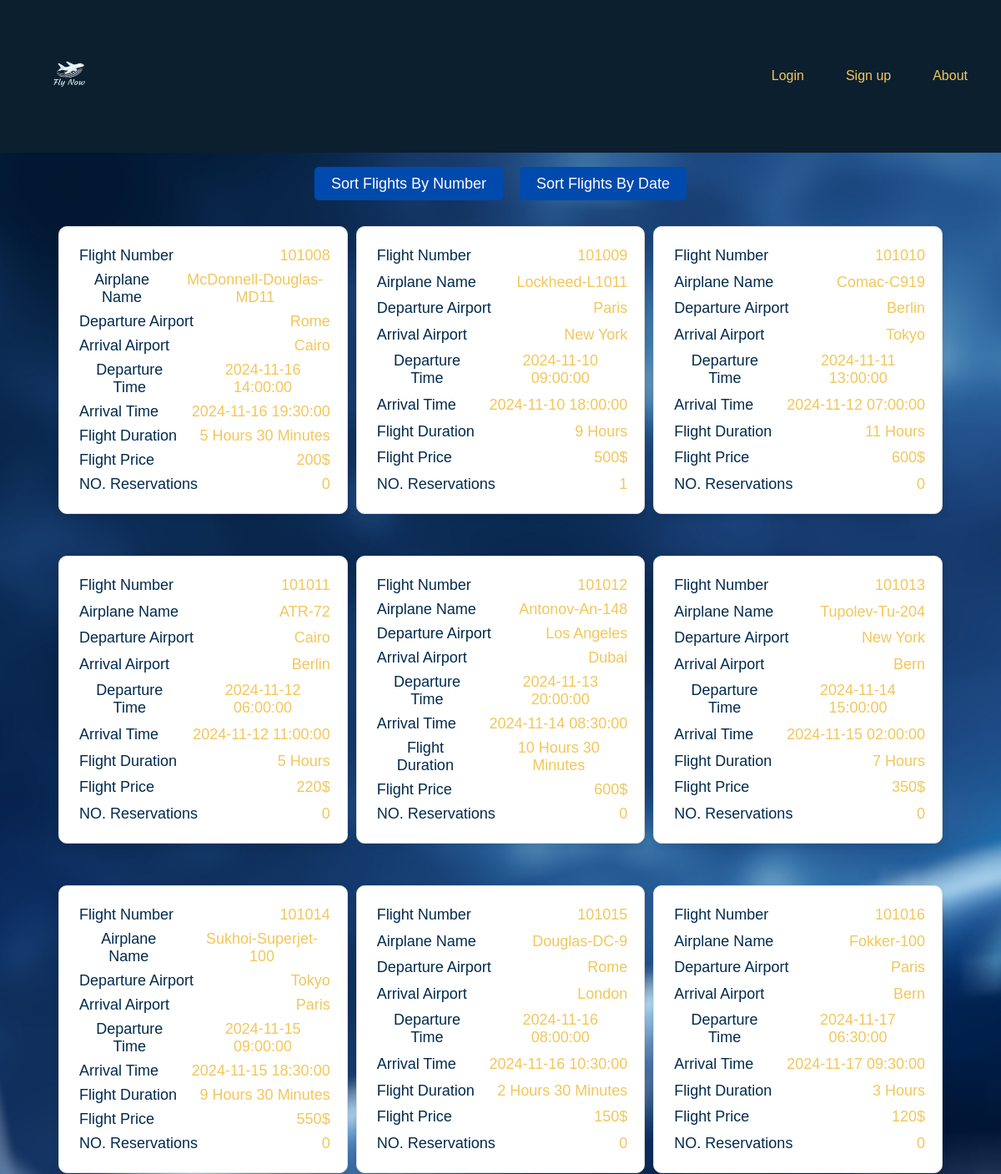
Before: / (upper part) with the older database file.
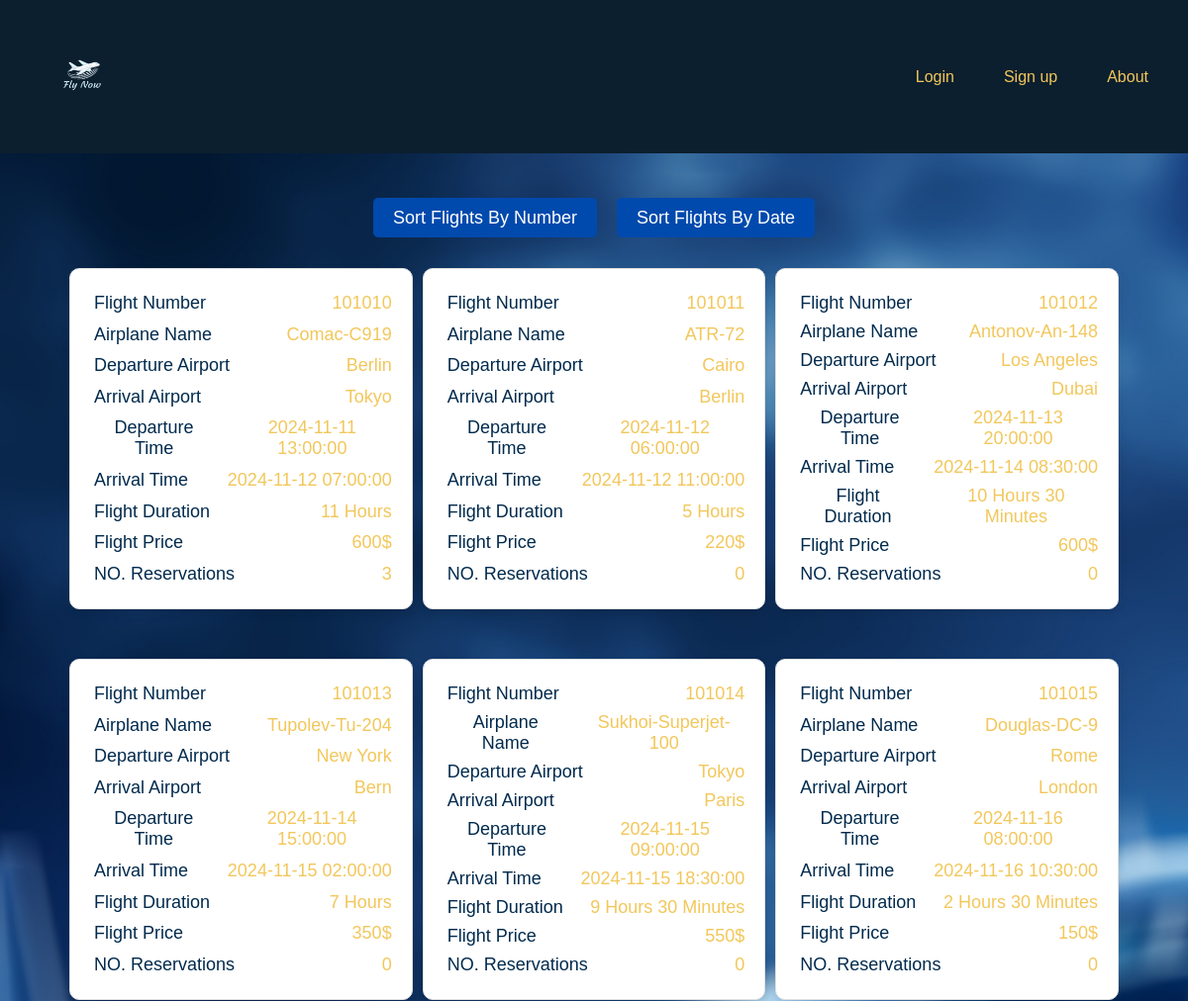
After: the same page with the newer database file.
### models/flight.py (models this page shows, shortened)
class Flight(db.Model):
    __tablename__ = 'flights'
    id = db.Column(db.Integer, primary_key=True)
    flight_number = db.Column(db.Integer, unique=True)
    airplane_name = db.Column(db.String)
    departure_airport = db.Column(db.String)
    arrival_airport = db.Column(db.String)
    departure_time = db.Column(db.DateTime)
    arrival_time = db.Column(db.DateTime)
    flight_duration = db.Column(db.String)
    flight_capacity = db.Column(db.Integer)
    flight_price = db.Column(db.Integer)
    @property
    def is_old_flight(self):
        return self.departure_time < datetime.now()
    def get_all_flights(user_type, type=None):
        try:
            flights = Flight.query.all()
            if user_type == 1:
                filtered_flights = [flight for flight in flights if not flight.is_old_flight and flight.flight_capacity < 853]
            elif user_type == 2:
                filtered_flights = flights
            else:
                filtered_flights = [flight for flight in flights if not flight.is_old_flight and flight.flight_capacity < 853]
            if type=='1':
                filtered_flights = sorted(filtered_flights, key=lambda flight: flight.flight_number)
            elif type=='2':
                filtered_flights = sorted(filtered_flights, key=lambda flight: flight.departure_time)
            return filtered_flights
        except Exception as e:
            return None

### app.py (the view)
@app.route("/")
def homepage():
    with app.app_context():
        db.create_all()
        if session:
            user_type = session['user_type']
        else:
            user_type = '1'
        all_flights = Flight.get_all_flights(user_type)
        return render_template('home.html', flights=all_flights, search=False)

### templates/Home.html (shortened to what this page needs)
<!DOCTYPE html>
<html lang="en">
  <head>
    <link rel="stylesheet" href="static/styles.css" />
    <link rel="stylesheet" href="static/navbarstyles.css" />
    <link rel="stylesheet" href="https://cdnjs.cloudflare.com/ajax/libs/font-awesome/6.0.0-beta3/css/all.min.css">
  </head>
  <body>
    <div id="nav-bar">
      <img src="static/logo.png" width="120px" alt="fly now" />
      <div>
        <a id="login-tag" class="visible-tag nav-a" href="login">Login</a>
        <a id="signup-tag" class="visible-tag nav-a" href="signup">Sign up</a>
        <a id="about-tag" class=" nav-a" href="about">About</a>
      </div>
    </div>
    <header>
      <h1 id='home-header'>Travel, Discover the world !</h1>
      <form action="/search" method="get">
        <button type="submit" class="search-button">
        </button>
      </form>
    </header>
    <div id='sort-div'>
      <div class="Sort-button">
        <a href="sort?type=1">Sort Flights By Number</a>
      </div>
      <div class="Sort-button">
        <a href="sort?type=2">Sort Flights By Date</a>
      </div>
    </div>
      {% if flights %}
      <div id='content'>
        {% for flight in flights %}
          <div class="flight-card {% if flight.is_old_flight %}old-flight{% endif %}">
            <div class="flight-card-content">
              <p>Flight Number</p>
              <span class="flight-number">{{ flight.flight_number }}</span>
            </div>
            <div class="flight-card-content">
              <p>Airplane Name</p>
              <span>{{ flight.airplane_name }}</span>
            </div>
            <div class="flight-card-content">
              <p>Departure Airport</p>
              <span>{{ flight.departure_airport }}</span>
            </div>
            <div class="flight-card-content">
              <p>Arrival Airport</p>
              <span>{{ flight.arrival_airport }}</span>
            </div>
            <div class="flight-card-content">
              <p>Departure Time</p>
              <span>{{ flight.departure_time }}</span>
            </div>
            <div class="flight-card-content">
              <p>Arrival Time</p>
              <span>{{ flight.arrival_time }}</span>
            </div>
            <div class="flight-card-content">
              <p>Flight Duration</p>
              <span>{{ flight.flight_duration }}</span>
            </div>
            <div class="flight-card-content">
              <p>Flight Price</p>
              <span>{{ flight.flight_price }}$</span>
            </div>
            <div class="flight-card-content">
              <p>NO. Reservations</p>
              <span>{{ flight.flight_capacity }}</span>
            </div>
          </div>
        {% endfor %}
      </div>
      {% endif %}
  </body>
</html>

### static/styles.css (style rules this page uses)
html { height: 100%; }
body { font-family: Arial, Helvetica, sans-serif; padding: 0; margin: 0; overflow-x: hidden; width: 100%; background: url("4.jpg") no-repeat center center fixed; background-size: cover; font-family: sans-serif; height: 100%; }
* { box-sizing: border-box; }
#home-header { text-align: left; margin-left: 30px; }
#content { padding-right: 50px; padding-left: 50px; margin: 20px; display: grid; grid-template-columns: repeat(3, 1fr); gap: 10px; }
p { font-size: 18px; color: #000; }
span { color: #f2c75b; font-size: 18px; text-transform: capitalize; }
.flight-card { background-color: white; border-radius: 10px; box-shadow: 0 4px 8px rgba(0, 0, 0, 0.1); padding: 20px; margin: 20px auto; max-width: 400px; border: 1px solid #e0e0e0; text-align: center; display: flex; flex-direction: column; justify-content: space-between; }
.flight-card p { color: #002a4d; padding: 2px; margin: 2px; }
h1 { text-align: center; color: white; }
.flight-card .flight-card-content { display: flex; flex-direction: row; justify-content: space-between; align-items: center; gap: 15px; }
.visible-tag { display: inline; }
button { background-color: #fff; color: #002a4d; width: 40px; padding: 7px; display: flex; align-items: center; justify-content: center; border: 0; outline: none; cursor: pointer; }
header { display: flex; flex-direction: row; justify-content: space-between; margin-top: 100px; padding-right: 50px; padding-left: 50px; }
header form { display: flex; flex-direction: row; align-items: center; justify-content: space-between; }
#sort-div { display: flex; justify-content: center; gap: 20px; align-items: center; }
.Sort-button { display: block; text-align: center; margin-top: 30px; }
.Sort-button a { background-color: #004aad; color: white; padding: 10px 20px; text-decoration: none; border-radius: 5px; font-size: 18px; }

### static/navbarstyles.css (style rules this page uses)
#nav-bar { background-color: #0C1F2E; width: 100%; margin: 0; top: 0; left: 0; height: 7%; position: fixed; display: flex; align-items: center; justify-content: space-between; padding-left: 20px; z-index: 10; }
#nav-bar div { display: flex; align-items: center; justify-content: space-between; white-space: nowrap; }
.nav-a { color: #f2c75b; margin-right: 30px; text-decoration: none; padding: 10px; }

Changed rows visible on the page:
removed Flight: flight_number "101008", airplane_name "McDonnell-Douglas-MD11", departure_airport "Rome", arrival_airport "Cairo", departure_time "2024-11-16 14:00:00", arrival_time "2024-11-16 19:30:00", flight_duration "5 Hours 30 Minutes", flight_price "200", flight_capacity "0"
removed Flight: flight_number "101009", airplane_name "Lockheed-L1011", departure_airport "Paris", arrival_airport "New York", departure_time "2024-11-10 09:00:00", arrival_time "2024-11-10 18:00:00", flight_duration "9 Hours", flight_price "500", flight_capacity "1"
no longer on this page (row unchanged): Flight: flight_number "101016", airplane_name "Fokker-100", departure_airport "Paris", arrival_airport "Bern", departure_time "2024-11-17 06:30:00", arrival_time "2024-11-17 09:30:00", flight_duration "3 Hours", flight_price "120", flight_capacity "0"
changed Flight "Comac-C919": flight_capacity "0" → "3"
